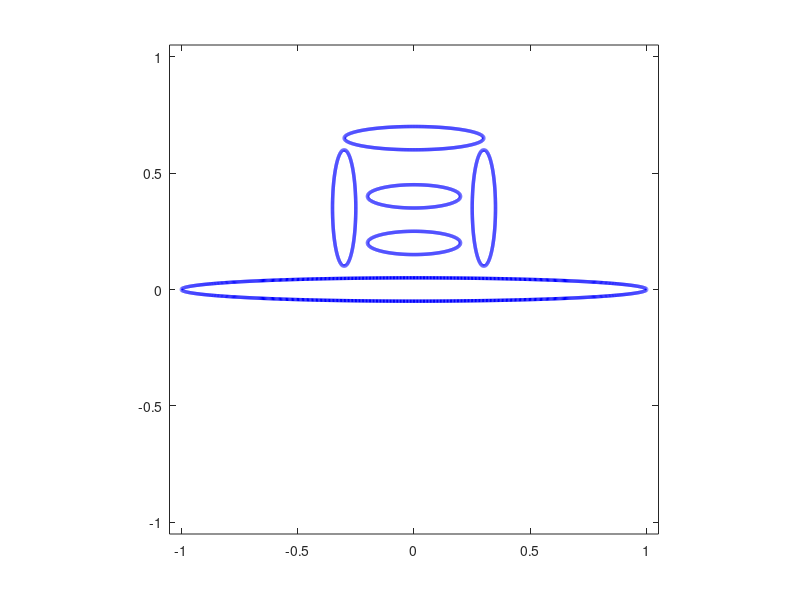

MATLAB code to generate this figure: (Note: this script raises an error after producing the figure.)
%  Copyright Mohamed Nasser 2017
%  Please cite this MATLAB functions as:
%
%  When citing this software please mention the URL of the master repository 
%  (https://github.com/mmsnasser/CircularMap), and the paper
%  M.M.S. Nasser,Fast Computation of the Circular Map, Computational Methods 
%  and Function Theory, 15 (2015) 187-223.
%
%
%  PLEASE note that this toolbox contains the files:
%  zfmm2dpart.m
%  fmm2d_r2012a.mexw32
%  fmm2d_r2012a.mexw64
%  pthreadGC2-w32.dll
%  pthreadGC2-w64.dll
%  From the Toolbox:
%  L. G REENGARD AND Z. G IMBUTAS , FMMLIB2D: A MATLAB toolbox for
%  fast multipole method in two dimensions, Version 1.2, 2012.
%  http://www.cims.nyu.edu/cmcl/fmm2dlib/fmm2dlib.html
%  PLEASE also cite the FMMLIB2D toolbox.
clear
clc
%%
n         =   2^10
ratio     =   0.2;
t         =   (0:2*pi/n:2*pi-2*pi/n).';
%% 
Mat_coef  =   [
               0.0                  2.0       0.1
               0.3+0.35i            0.1       0.5
              -0.3+0.35i            0.1       0.5
               0.0+0.20i            0.4       0.1
               0.0+0.40i            0.4       0.1
               0.0+0.65i            0.6       0.1
               ];               
cent      =   Mat_coef(:,1);
radx      =   Mat_coef(:,2);
rady      =   Mat_coef(:,3);
m         =   length(cent)
%%
for k=1:m
    et(1+(k-1)*n:k*n,1)    =  cent(k)+0.5.*(+radx(k).*cos(t)-i*rady(k).*sin(t));
    etp(1+(k-1)*n:k*n,1)   =          0.5.*(-radx(k).*sin(t)-i*rady(k).*cos(t));
end
%%
figure;
hold on
box on
k=1;
for k=1:m
    c_cr    =  et((k-1)*n+1:k*n,1); c_cr(n+1)  =  c_cr(1);
    plot(real(c_cr),imag(c_cr),'b','LineWidth',2.5)
end
c_cr    =  cent(2:end); 
axis equal
axis([-1.05  1.05  -1.05   1.05])
%%

%%
[zet,zetp,cntd,rad]=circmap(et,etp,inf,n);
%%
figure;
hold on
box on
for k=1:m
    c_cr    =  zet((k-1)*n+1:k*n,1); c_cr(n+1)  =  c_cr(1);
    plot(real(c_cr),imag(c_cr),'b','LineWidth',2.5)
end
c_cr    =  cntd(2:end); 
axis equal
%%

